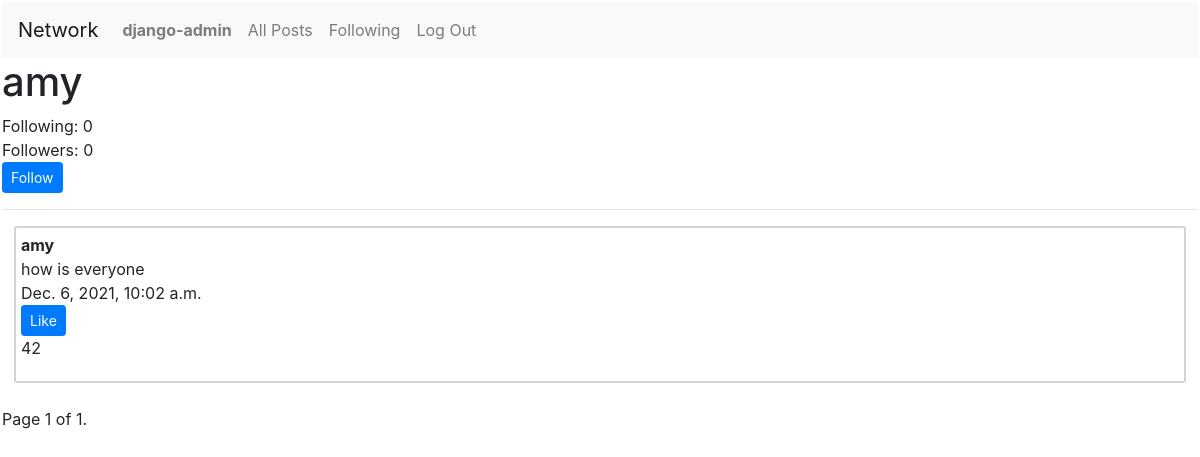
Page /profile/amy (signed in) on the earlier database version.
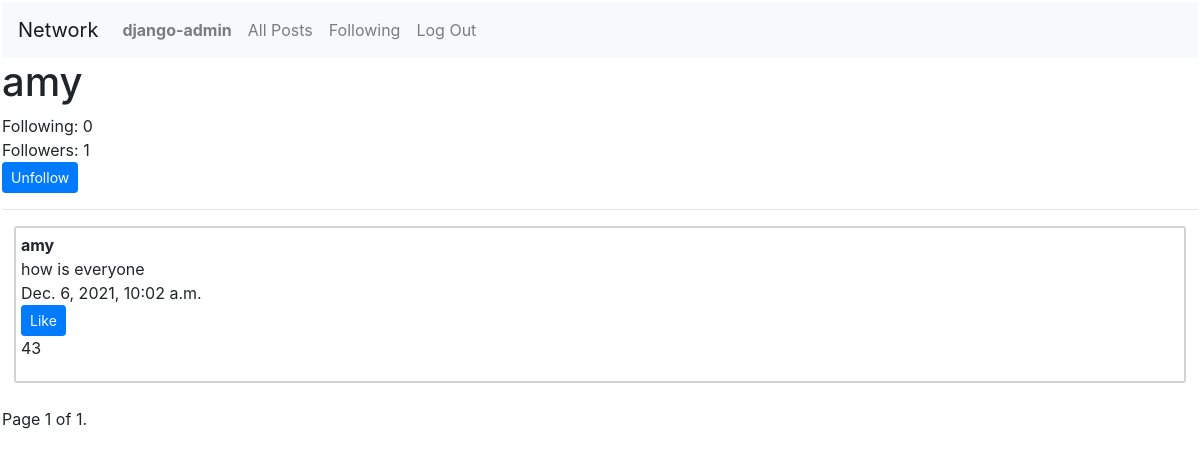
Same page on the later database version.
### network/models.py (models this page shows, shortened)
class Post(models.Model):
    content = models.TextField()
    dateTime = models.DateTimeField(auto_now = False, auto_now_add = True)
    like = models.BigIntegerField(default = 0)
    user = models.ForeignKey(User, on_delete = models.CASCADE, related_name = "user")

class User(AbstractUser):
    pass

### network/views.py (the view)
# urls.py: path("profile/<str:username>", views.profile, name="profile"),
def profile(request, username):
    profile = User.objects.get(username = username)
    profilePosts = Post.objects.filter(user__username = username).order_by("dateTime")
    followedPeople = Follower.objects.filter(user = request.user).values_list("followingUser", flat = True)
    following = Follower.objects.filter(user = profile).values_list("followingUser", flat=True)
    followers = Follower.objects.filter(followingUser = profile).values_list("user", flat=True)
    postsPerPage = Paginator(profilePosts, 10)
    page_number = request.GET.get('page')
    page_obj = postsPerPage.get_page(page_number)
    return render(request, "network/profile.html", {
        "profile": profile,
        "profilePosts": page_obj,
        "followedPeople": followedPeople,
        "following": following,
        "followers": followers
    })

### network/templates/network/profile.html (shortened to what this page needs)
{% extends "network/layout.html" %}
{% load static %}
{% block body %}
    <h1>{{ profile.username }}</h1>
    <div id="follow-unfollow">
        Following: {{ following.count }}
        <br>
        Followers: {{ followers.count }}
        <br>
        {% if profile.username != user.username %}
            <form action="{% url 'follow' profile.username %}" method="POST">
                {% if profile.id not in followedPeople %}
                    <input class="btn btn-primary btn-sm" id=follow-button name="user-follow" type="submit" value="Follow"></input>
                {% elif profile.id in followedPeople %}
                    <input class="btn btn-primary btn-sm" id=unfollow-button name="user-unfollow" type="submit" value="Unfollow"></input>
                {% endif %}
            </form>
        {% endif %}
        <hr>
    </div>
    {% for profilePost in profilePosts %}
        <div class="posts">
            <div id="username">
                <strong>{{ profilePost.user }}</strong>
            </div>
            <div id="content">
                {{ profilePost.content }}
            </div>
            <div id="date-time">
                {{ profilePost.dateTime }}
            </div>
            <div id="likes">
                <button class="btn btn-primary btn-sm" id="like-button" data-postid = "{{ profilePost.id }}" onclick = "likePost(this)">Like</button>
                <p id="number-likes{{ profilePost.id }}">{{ profilePost.like }}</p>
            </div>
        </div>
        <br>
    {% endfor %}
    <div class="pagination">
        <span class="step-links">
            <span class="current">
                Page {{ profilePosts.number }} of {{ profilePosts.paginator.num_pages }}.
            </span>
        </span>
    </div>
{% endblock %}

Differences in the rows shown:
changed Post "how is everyone": like "42" → "43"
Other differences:
{{ followers.count }}: "0" → "1"
form field user-unfollow: (not shown) → "Unfollow"
form field user-follow: "Follow" → (not shown)
